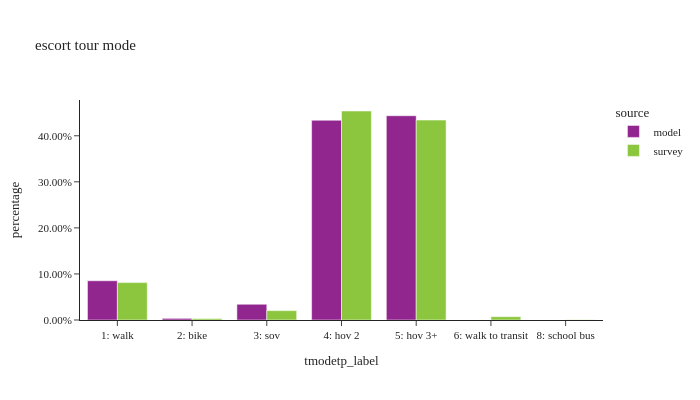

Write notebook code for a chart like this one.
### Code cell
df_plot = (
    es_tour.group_by(['source', 'tmodetp_label'])
    .agg([
        pl.col('toexpfac').sum().alias('toexpfac'),
        pl.col('toexpfac').count().alias('sample count')
    ])
    .with_columns(
        (pl.col('toexpfac') / pl.col('toexpfac').sum().over(['source'])).alias('percentage')
    )
)

df_plot_pd = df_plot.sort(['source']).to_pandas()

fig = px.bar(df_plot_pd, x="tmodetp_label", y="percentage", color="source",
             barmode="group",hover_data=['sample count'],title="escort tour mode")
fig.update_layout(height=400, width=700, font=dict(size=11),
                  xaxis = dict(dtick = 1, categoryorder='category ascending'),
                  yaxis=dict(tickformat=".2%"))
fig.show()

### Figure 1 — Plotly figure (JSON) as saved in the notebook; plotly's stock layout.template omitted (floating-point values rounded to 4 significant figures)
{"data": [{"alignmentgroup": "True", "customdata": [[53382], [2220], [21413], [271614], [277793]], "hovertemplate": "source=model<br>tmodetp_label=%{x}<br>percentage=%{y}<br>sample count=%{customdata[0]}<extra></extra>", "legendgroup": "model", "marker": {"color": "#91268F", "pattern": {"shape": ""}}, "name": "model", "offsetgroup": "model", "orientation": "v", "showlegend": true, "textposition": "auto", "type": "bar", "x": ["1: walk", "2: bike", "3: sov", "4: hov 2", "5: hov 3+"], "xaxis": "x", "y": [0.08522, 0.003544, 0.03418, 0.4336, 0.4435], "yaxis": "y"}, {"alignmentgroup": "True", "customdata": [[80], [11], [29], [289], [229], [10], [3]], "hovertemplate": "source=survey<br>tmodetp_label=%{x}<br>percentage=%{y}<br>sample count=%{customdata[0]}<extra></extra>", "legendgroup": "survey", "marker": {"color": "#8CC63E", "pattern": {"shape": ""}}, "name": "survey", "offsetgroup": "survey", "orientation": "v", "showlegend": true, "textposition": "auto", "type": "bar", "x": ["1: walk", "2: bike", "3: sov", "4: hov 2", "5: hov 3+", "6: walk to transit", "8: school bus"], "xaxis": "x", "y": [0.08117, 0.00304, 0.02032, 0.4538, 0.434, 0.007205, 0.0004702], "yaxis": "y"}], "layout": {"barmode": "group", "font": {"size": 11}, "height": 400, "legend": {"title": {"text": "source"}, "tracegroupgap": 0}, "title": {"text": "escort tour mode"}, "width": 700, "xaxis": {"anchor": "y", "categoryorder": "category ascending", "domain": [0, 1], "dtick": 1, "title": {"text": "tmodetp_label"}}, "yaxis": {"anchor": "x", "domain": [0, 1], "tickformat": ".2%", "title": {"text": "percentage"}}}}
